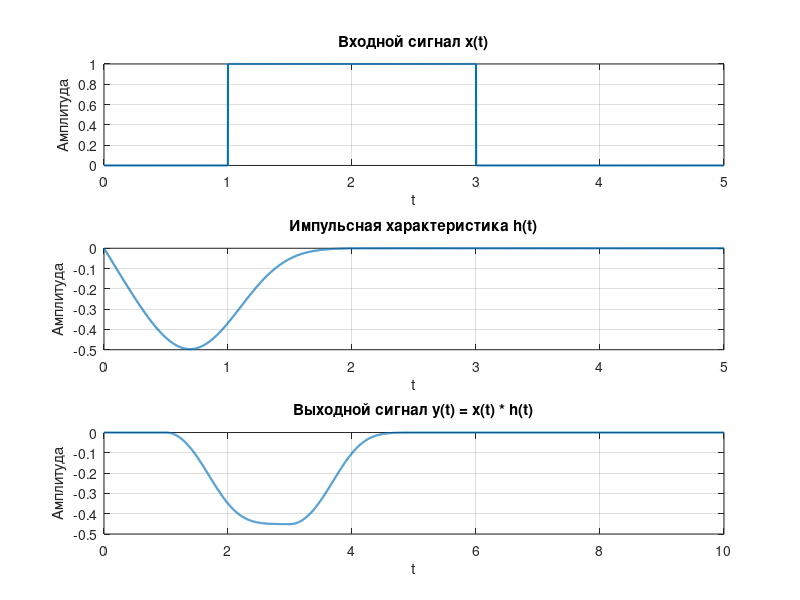

Write the MATLAB code that produced this figure.
% =========================================================
% ЛР4 — Задание 4
% Свёртка: y(t) = x(t) * h(t)
% =========================================================

clear;
clc;
close all;

%% Временная ось

Fs = 1000;
t = 0:1/Fs:5;
dt = t(2) - t(1);

%% =========================================================
% Входной сигнал: прямоугольный
% =========================================================

x = double(t >= 1 & t <= 3);

%% =========================================================
% Импульсная характеристика
% h(t) = -t * exp(-t^3)
% =========================================================

h = -t .* exp(-t.^3);

%% =========================================================
% Свёртка (численная)
% =========================================================

y = conv(x, h) * dt;

ty = (0:length(y)-1)/Fs;

%% =========================================================
% Графики
% =========================================================

figure('Visible','off','Name','Свёртка','NumberTitle','off');

subplot(3,1,1);
plot(t, x, 'LineWidth', 1.5);
grid on;
title('Входной сигнал x(t)');
xlabel('t');
ylabel('Амплитуда');

subplot(3,1,2);
plot(t, h, 'LineWidth', 1.5);
grid on;
title('Импульсная характеристика h(t)');
xlabel('t');
ylabel('Амплитуда');

subplot(3,1,3);
plot(ty, y, 'LineWidth', 1.5);
grid on;
title('Выходной сигнал y(t) = x(t) * h(t)');
xlabel('t');
ylabel('Амплитуда');

%% =========================================================
% Сохранение
% =========================================================

exportgraphics(gcf, 'lab4_convolution.png', 'Resolution', 300);
close(gcf);

%% Сохранение численных данных

fileID = fopen('lab4_convolution.txt','w');

fprintf(fileID, 'ЛР4 - Задание 4\n');
fprintf(fileID, 'x(t): прямоугольный сигнал\n');
fprintf(fileID, 'h(t) = -t * exp(-t^3)\n\n');

fprintf(fileID, 't\t x(t)\t h(t)\n');

for i = 1:length(t)
    fprintf(fileID, '%.4f\t%.4f\t%.6f\n', t(i), x(i), h(i));
end

fclose(fileID);

disp('Готово: lab4_convolution.png и lab4_convolution.txt');

drawnow;
exit;
